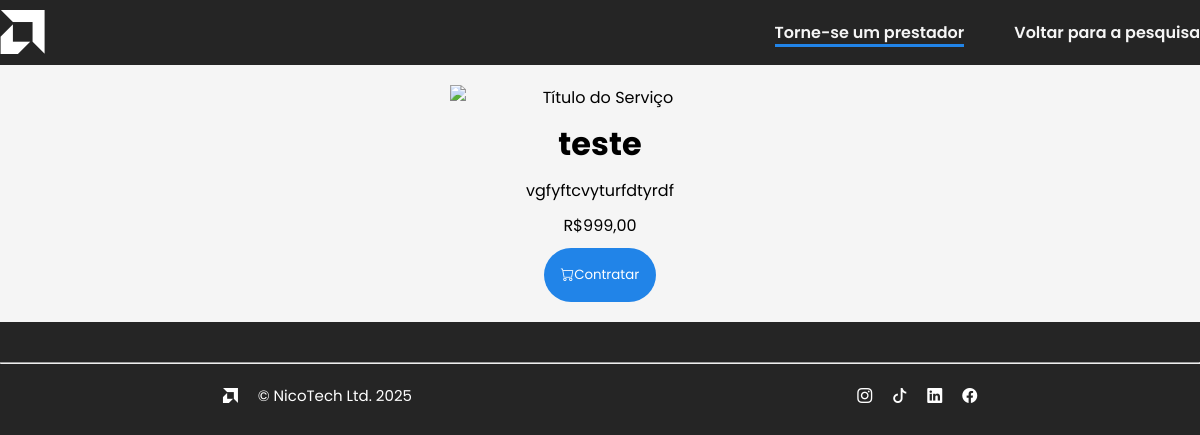
Page /search/detail/2?searchInput=None on the earlier database version.
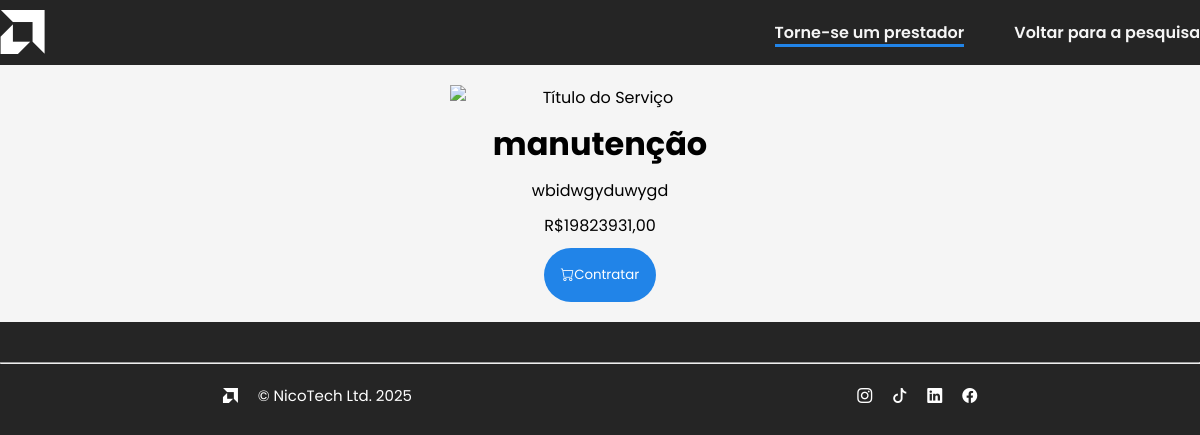
Same page on the later database version.
### back-end/api/models.py (models this page shows, shortened)
class Servico(models.Model):
    usuario = models.ForeignKey(Usuario, on_delete=models.CASCADE, null=True, blank=True)
    titulo = models.CharField(max_length=100, blank=False, null=False)
    descricao = models.TextField()
    valor = models.DecimalField(max_digits=10, decimal_places=2)
    imagem = models.ImageField(upload_to=f"servicesImages/", blank=True, null=True)
    class Meta:
        verbose_name = "Serviço"
        verbose_name_plural = "Serviços"

### back-end/indexApp/views.py (the view)
# urls.py: path('search/detail/<int:idService>', loadDetailPage, name="detailPage")
def loadDetailPage(request, idService):
    service = Servico.objects.get(pk=idService)
    previous_query= request.GET.get('searchInput', '')
    return render(request, 'detail.html', context={"service":service, "previous_query":previous_query})

### front-end/templates/detail.html (shortened to what this page needs)
{% load static %}
<!DOCTYPE html>
<html lang="pt-br">
<head>
     <link rel="stylesheet" href="https://cdnjs.cloudflare.com/ajax/libs/font-awesome/6.6.0/css/all.min.css" />
     <link rel="stylesheet" href="https://cdn.jsdelivr.net/npm/bootstrap-icons@1.11.3/font/bootstrap-icons.min.css">
    <link rel="stylesheet" href="{% static 'css/style.css' %}">
    <link rel="stylesheet" href="{% static 'css/header.css' %}">
    <link rel="stylesheet" href="{% static 'css/description.css' %}">
    <link rel="stylesheet" href="{% static 'css/footer.css' %}">
    <link rel="stylesheet" href="{% static 'css/utils.css' %}">
</head>
<body>
    <header>
        <nav id="navbar">
            <nav id="itens">
                <a href="{% url 'indexPage' %}"><i id="nav_logo" class="bi bi-amd"></i></a>
            </nav>
            <nav id="itens2">
                <ul id="nav_list">
                    {% if request.user.is_authenticated %}
                        <li class="nav-item active"><a href="{% url 'myServicesPage' %}">Meus serviços</a></li>
                        <li class="nav-item active"><a href="{% url 'cadastroServicePage' %}">Cadastre um serviço</a></li>
                    {% else %}
                        <li class="nav-item active"><a href="{% url 'cadastroServicePage' %}">Torne-se um prestador</a></li>
                    {% endif %}
                </ul>
                <ul id="nav_list">
                    <li class="nav-item"><a href="{% url 'searchPage' %}?searchInput={{ previous_query|urlencode }}">Voltar para a pesquisa</a></li>
                </ul>
            </nav>
        </nav>
    </header>
    <main style="position: relative;">
        <div class="principal">
            <div class="service-description">
                {% if service.imagem %}
                    <img src="{{service.imagem.url}}" class="service-image"alt="Título do Serviço - {{service.titulo}}">
                {% else %}
                    <img src="{% static 'imgs/indisponivel.png' %}" class="service-image"alt="Título do Serviço">
                {% endif %}
                <h1>{{service.titulo}}</h1>
                <p>{{service.descricao}}</p>
                <p>R${{service.valor}}</p>
                <button><i class="bi bi-cart"></i>Contratar</button>
            </div>
        </div>
    </main>
    <footer>
        <hr>
        <div class="footer">
            <div class="footer-ltd">
                <i class="bi bi-amd"></i>
                <p>© NicoTech Ltd. 2025</p>
            </div>
            <div class="footer-social">
                <i class="bi bi-instagram"></i>
                <i class="bi bi-tiktok"></i>
                <i class="bi bi-linkedin"></i>
                <i class="bi bi-facebook"></i>
            </div>
        </div>
    </footer>
</body>
</html>

Differences in the rows shown:
changed Servico: titulo "teste" → "manutenção"; descricao "vgfyftcvyturfdtyrdf" → "wbidwgyduwygd"; valor "999,00" → "19823931,00"
